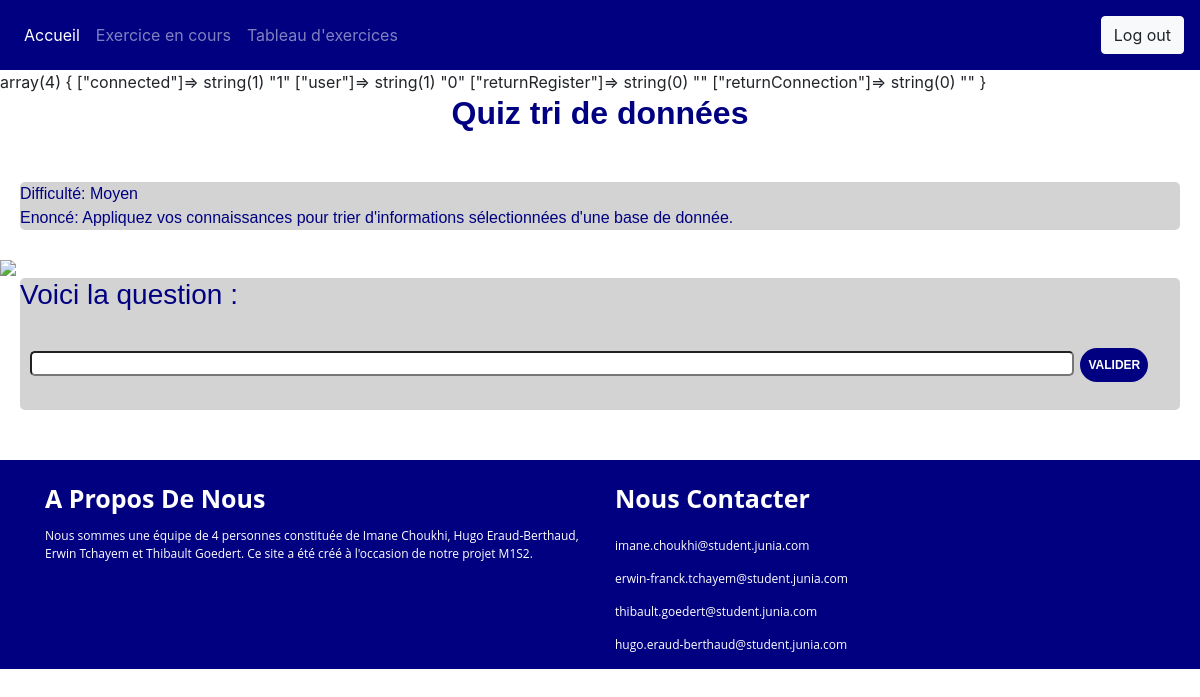
Screenshot of /index.php?page=exercice&id=4 (signed in) with the database file from the repository.
### tables this page shows
CREATE TABLE IF NOT EXISTS `quiz` (
  `quiz_id` int(11) NOT NULL AUTO_INCREMENT,
  `quiz_name` varchar(50) DEFAULT NULL,
  `quiz_difficulty` varchar(50) DEFAULT NULL,
  `quiz_description` varchar(1000) DEFAULT NULL,
  `user_id` int(11) NOT NULL,
  `quiz_database` varchar(50) NOT NULL,
  `quiz_img` varchar(50) NOT NULL,
  PRIMARY KEY (`quiz_id`),
  KEY `user_id` (`user_id`)
);

### Controller/PDOFactory.php (called while the page is built)
<?php
	class BDD{
		private static $connexion;
			public static function get(){
			   if(!self::$connexion instanceof PDO){
			      self::$connexion = new PDO('mysql:host=localhost;dbname=db_project;charset=utf8', 'root', '');
			   }
			   return self::$connexion;
			}
	}

### Controller/displayExercice.php (the view, shortened to what this page needs)
<?php
    function displayIntro() {
        ?>
    <div id=exercice>
		<?php
		$quizId=$_GET["id"];
		$quizSelection=BDD::get()->query("SELECT `quiz_id`, `quiz_name`,`quiz_difficulty`, `quiz_description`, `quiz_database`,`quiz_img` FROM `quiz` WHERE `quiz_id`= $quizId")->fetchAll();
		?>
        <link rel="stylesheet" type="text/css" href="View/style.css">
        <div class="title">
            <h1><?php echo $quizSelection[0]['quiz_name']; ?></h1>
        </div>
        <div class="contextbox">
            <?php echo "Difficulté: ".$quizSelection[0]['quiz_difficulty'];?>
		    <br>
		    <?php echo "Enoncé: ".$quizSelection[0]['quiz_description']; ?>
        </div>
		<br>
        <img src="ImgExo/<?php echo($quizSelection[0]['quiz_img']);?>">
	</div>
    <?php
    }
    function displayQuestion(){
        ?>
        <div class="questionbox">
            <h3>Voici la question : </h3>
            <div id='step'>
                <br>
                <form action="index.php?page=exercice&id=<?php echo($_GET["id"]);?>" method="POST">
                    <input type="text" name="reponse">
                    <button >Valider</button>
                </form>
                <br>
            </div>
        </div>
<?php
    }
?>

### View/style.css (style rules this page uses)
.title h1 { font-family:sans-serif; color: #000080; font-weight:600; text-align: center; font-size: 32px; }
.contextbox { position: relative; background: lightgray; height: auto; border-radius: 5px; color: #000080; font-family: sans-serif; margin-left: 20px; margin-right: 20px; margin-top: 50px; }
.questionbox { position: relative; background: lightgray; height: auto; border-radius: 5px; color: #000080; font-family: sans-serif; margin-left: 20px; margin-right: 20px; margin-bottom: 50px; }
.questionbox button { background: #000080; border: none; color: #fff; padding: 8px; text-align: center; text-decoration: none; display: inline-block; font-size: 12px; margin: 4px 2px; border-radius: 2rem; font-family: sans-serif; text-transform: uppercase; font-weight: bold; position: relative; left: 10px; }
.questionbox input[type="text"] { background: #fff; outline-color: #ffc107; width: 90%; color: #000080; font-size: 16px; left: 10px; position: relative; height: 25px; border-radius: 5px; }

### rows the page displays
quiz: quiz_name "Quiz tri de données", quiz_difficulty "Moyen", quiz_description "Appliquez vos connaissances pour trier d'informations sélectionnées d'une base de donnée."
